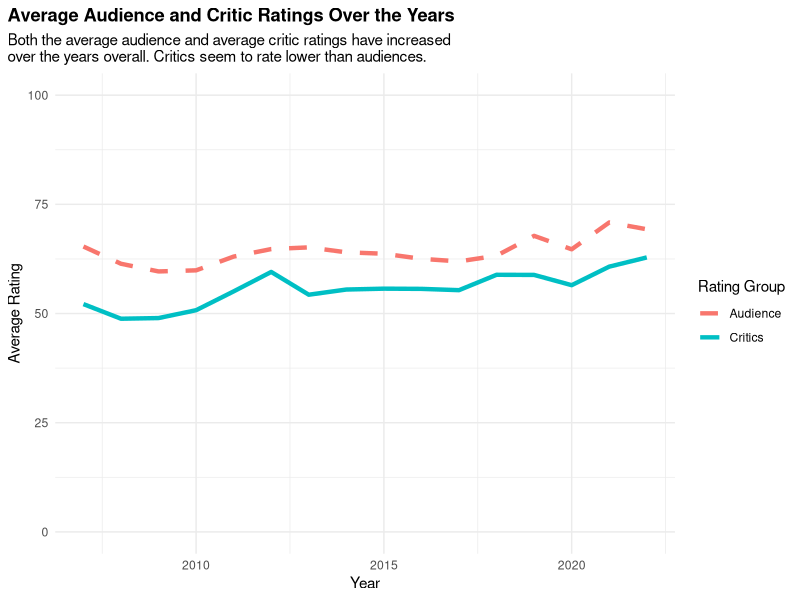
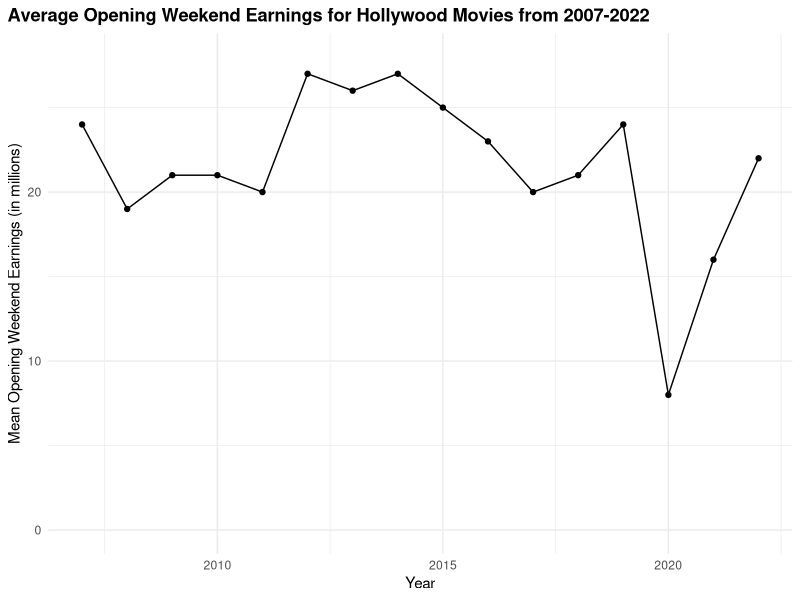

Generate these figures, in order, with R:
## ---- chunk 1
#| label: basic-setup

# load packages and data
library(tidyverse)

movie_data <- read_csv("data/movie_data.csv")
## ---- chunk 2
#| label: fig-yearly-avg-ratings
#| fig-cap: caption...

movie_data |> 
  group_by(year) |> 
  summarize(avg_critics_ratings = mean(average_critics, 
                                       na.rm = TRUE),
            avg_audience_ratings = mean(average_audience, 
                                        na.rm = TRUE)) |> 
  ggplot(aes(x = year)) +
  geom_line(aes(y = avg_critics_ratings, 
                color = "Critics"), 
            size = 1.5) +
  geom_line(aes(y = avg_audience_ratings, 
                color = "Audience"), 
            linetype = "dashed", 
            size = 1.5) +
  labs(title = "Average Audience and Critic Ratings Over the Years",
       subtitle = "Both the average audience and average critic ratings have increased 
over the years overall. Critics seem to rate lower than audiences.",
       x = "Year",
       y = "Average Rating",
       color = "Rating Group") +
  theme_minimal() +
  theme(plot.title = element_text(face = "bold"),
        plot.title.position = "plot") +
  ylim(0, 100)
## ---- chunk 3
#| label: fig-yearly-opening-wknd
#| fig-cap: caption...

year_opening_success <- movie_data |> 
  group_by(year) |> 
  summarize(mean_opening_success = round(mean(opening_weekend_million, na.rm = TRUE)))  |> 
  arrange(desc(mean_opening_success)) 

ggplot(year_opening_success, aes(x = year, y = mean_opening_success)) +
  geom_line() +
  geom_point() +
  labs(x = "Year", 
       y = "Mean Opening Weekend Earnings (in millions)", 
       title = "Average Opening Weekend Earnings for Hollywood Movies from 2007-2022") +
  ylim(0, 28) +
  theme_minimal() +
  theme(plot.title = element_text(face = "bold"),
        plot.title.position = "plot")
